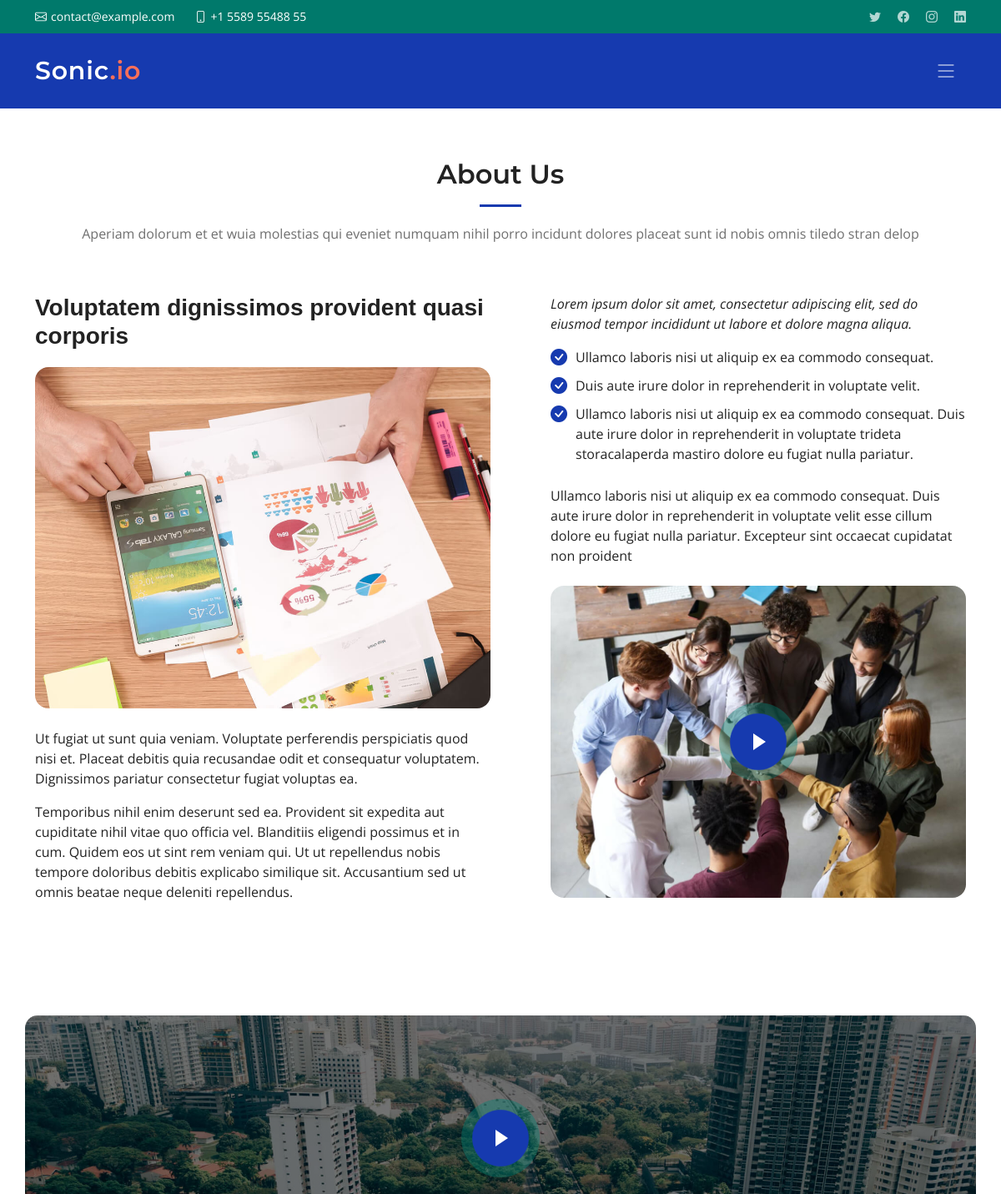
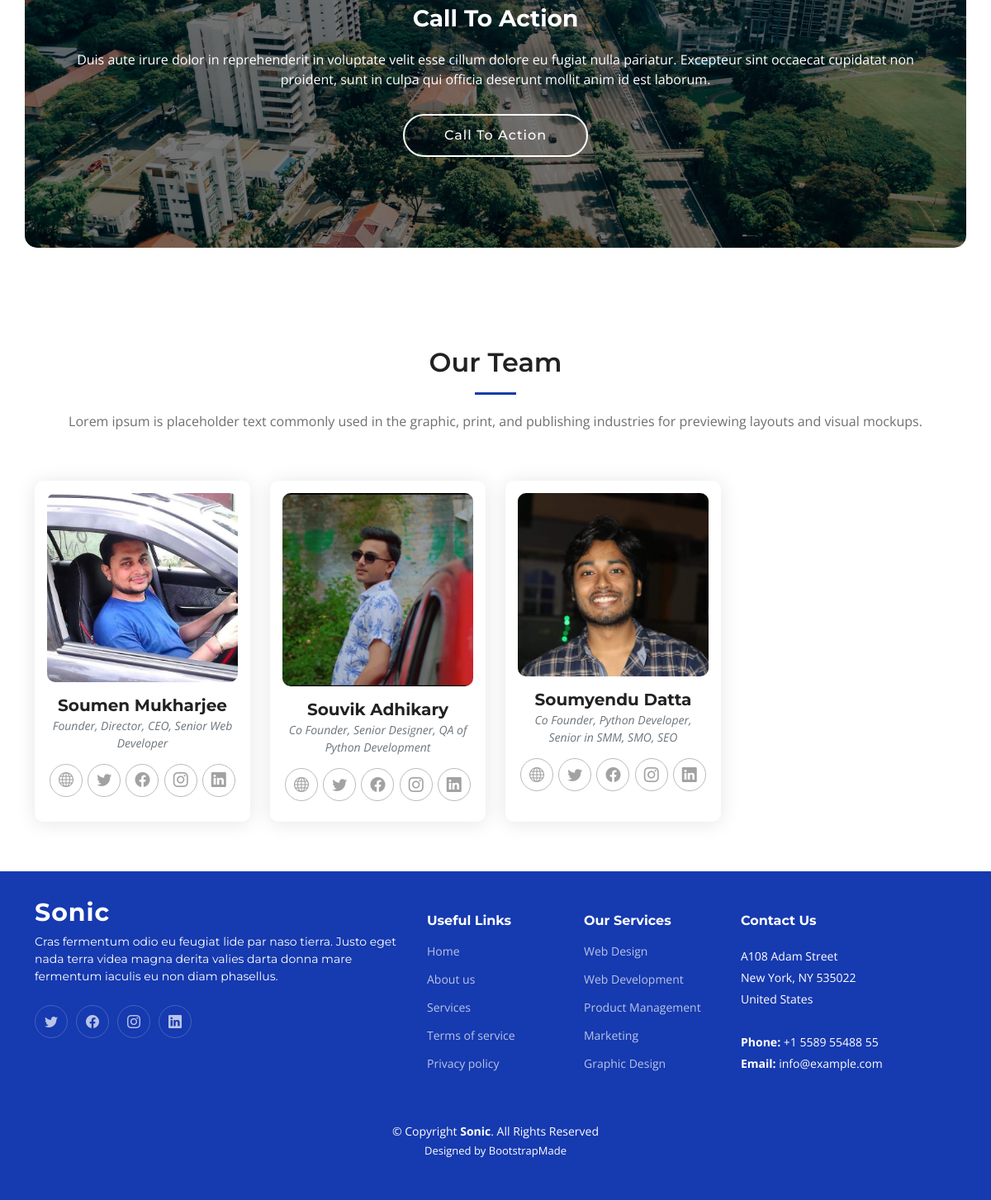
/about, run on the app's committed database (2 pictures, top to bottom).
### myService/models.py (models this page shows, shortened)
class Our_Team(models.Model):
    role = (
        ('Director', 'Director'),
        ('CEO', 'CEO'),
        ('Content Writer', 'Content Writer'),
        ('Founder', 'Founder'),
        ('Co Founder', 'Co Founder'),
        ('Marketing', 'Marketing'),
        ('Developer', 'Developer'),
        ('Designer', 'Designer'),
        ('Manager', 'Manager'),
        (None, None)
    )
    name = models.CharField(max_length=100, null=False, blank=False, default='Team Member Name')
    contact_no = models.CharField(max_length=20, null=False, blank=False, default=000)
    alt_contact_no = models.CharField(max_length=20, null=True, blank=True, default=000)
    eMail = models.EmailField(null=False, blank=False, default='your@email.com')
    designation = models.CharField(max_length=100, null=False, blank=False, default='Team Designation')
    role_description = models.TextField(null=False, blank=False, default='Describe the Designation')
    image = models.ImageField(null=False, blank=False, upload_to='media/images/')
    address = models.TextField(null=True, blank=True, default='Members Address')
    website = models.CharField(max_length=150, null=True, blank=True, default='www.website.com')
    twitter = models.CharField(max_length=150, null=True, blank=True, default='twitter.com/user')
    facebook = models.CharField(max_length=100, null=True, blank=True, default='facebook.com/username')
    linkdin = models.CharField(max_length=150, null=True, blank=True, default='linkdin.com/username')
    instagram = models.CharField(max_length=150, null=True, blank=True, default='inatagram.com/username')

### myService/views.py (the view)
# urls.py: path('about', views.about, name='about'),
def about(request):
    our_team_header = Our_Team_Heading.objects.filter(status=1)
    header = ""
    for Header in our_team_header:
        header += f'{Header.Heading}. '
    team_member = Our_Team.objects.all()
    return render(request, 'about.html', {'team_header': header, 'members': team_member})

### templates/about.html
{% extends 'base.html' %}
{% block BodyContent %}
    <section id="about" class="about">
        <div class="container" data-aos="fade-up">
          <div class="section-header">
            <h2>About Us</h2>
            <p>Aperiam dolorum et et wuia molestias qui eveniet numquam nihil porro incidunt dolores placeat sunt id nobis omnis tiledo stran delop</p>
          </div>
          <div class="row gy-4">
            <div class="col-lg-6">
              <h3>Voluptatem dignissimos provident quasi corporis</h3>
              <img src="static/img/about.jpg" class="img-fluid rounded-4 mb-4" alt="">
              <p>Ut fugiat ut sunt quia veniam. Voluptate perferendis perspiciatis quod nisi et. Placeat debitis quia recusandae odit et consequatur voluptatem. Dignissimos pariatur consectetur fugiat voluptas ea.</p>
              <p>Temporibus nihil enim deserunt sed ea. Provident sit expedita aut cupiditate nihil vitae quo officia vel. Blanditiis eligendi possimus et in cum. Quidem eos ut sint rem veniam qui. Ut ut repellendus nobis tempore doloribus debitis explicabo similique sit. Accusantium sed ut omnis beatae neque deleniti repellendus.</p>
            </div>
            <div class="col-lg-6">
              <div class="content ps-0 ps-lg-5">
                <p class="fst-italic">
                  Lorem ipsum dolor sit amet, consectetur adipiscing elit, sed do eiusmod tempor incididunt ut labore et dolore
                  magna aliqua.
                </p>
                <ul>
                  <li><i class="bi bi-check-circle-fill"></i> Ullamco laboris nisi ut aliquip ex ea commodo consequat.</li>
                  <li><i class="bi bi-check-circle-fill"></i> Duis aute irure dolor in reprehenderit in voluptate velit.</li>
                  <li><i class="bi bi-check-circle-fill"></i> Ullamco laboris nisi ut aliquip ex ea commodo consequat. Duis aute irure dolor in reprehenderit in voluptate trideta storacalaperda mastiro dolore eu fugiat nulla pariatur.</li>
                </ul>
                <p>
                  Ullamco laboris nisi ut aliquip ex ea commodo consequat. Duis aute irure dolor in reprehenderit in voluptate
                  velit esse cillum dolore eu fugiat nulla pariatur. Excepteur sint occaecat cupidatat non proident
                </p>
                <div class="position-relative mt-4">
                  <img src="static/img/about-2.jpg" class="img-fluid rounded-4" alt="">
                  <a href="https://www.youtube.com/watch?v=LXb3EKWsInQ" class="glightbox play-btn"></a>
                </div>
              </div>
            </div>
          </div>
        </div>
    </section>
    <section id="call-to-action" class="call-to-action">
        <div class="container text-center" data-aos="zoom-out">
          <a href="https://www.youtube.com/watch?v=LXb3EKWsInQ" class="glightbox play-btn"></a>
          <h3>Call To Action</h3>
          <p> Duis aute irure dolor in reprehenderit in voluptate velit esse cillum dolore eu fugiat nulla pariatur. Excepteur sint occaecat cupidatat non proident, sunt in culpa qui officia deserunt mollit anim id est laborum.</p>
          <a class="cta-btn" href="{% url 'contact' %}">Call To Action</a>
        </div>
    </section>
    <section id="team" class="team">
      <div class="container" data-aos="fade-up">
        <div class="section-header">
          <h2>Our Team</h2>
          <p>{{ team_header }}</p>
        </div>
        <div class="row gy-4">
          {% for member in members %}
            <div class="col-xl-3 col-md-6 d-flex" data-aos="fade-up" data-aos-delay="100">
              <div class="member">
                <img src="{{ MEDIA_URL }}{{ member.image.url }}" class="img-fluid" alt="">
                <h4>{{ member.name }}</h4>
                <span>{{ member.designation }}</span>
                <div class="social">
                  <a href="{{ member.website }}" target="blank"><i class="bi bi-globe"></i></a>
                  <a href="{{ member.twitter }}" target="blank"><i class="bi bi-twitter"></i></a>
                  <a href="{{ member.facebook }}" target="blank"><i class="bi bi-facebook"></i></a>
                  <a href="{{ member.instagram }}" target="blank"><i class="bi bi-instagram"></i></a>
                  <a href="{{ member.linkdin }}" target="blank"><i class="bi bi-linkedin"></i></a>
                </div>
              </div>
            </div>
          {% endfor %}
        </div>
      </div>
    </section>
{% endblock BodyContent %}

### data on the page
Our_Team: role_description "Lorem ipsum is placeholder text commonly used in the graphic, print, and publishing industries for previewing layouts and visual mockups.", image (picture), name "Soumen Mukharjee", designation "Founder, Director, CEO, Senior Web Developer"
Our_Team: image (picture), name "Souvik Adhikary", designation "Co Founder, Senior Designer, QA of Python Development"
Our_Team: image (picture), name "Soumyendu Datta", designation "Co Founder, Python Developer, Senior in SMM, SMO, SEO"
